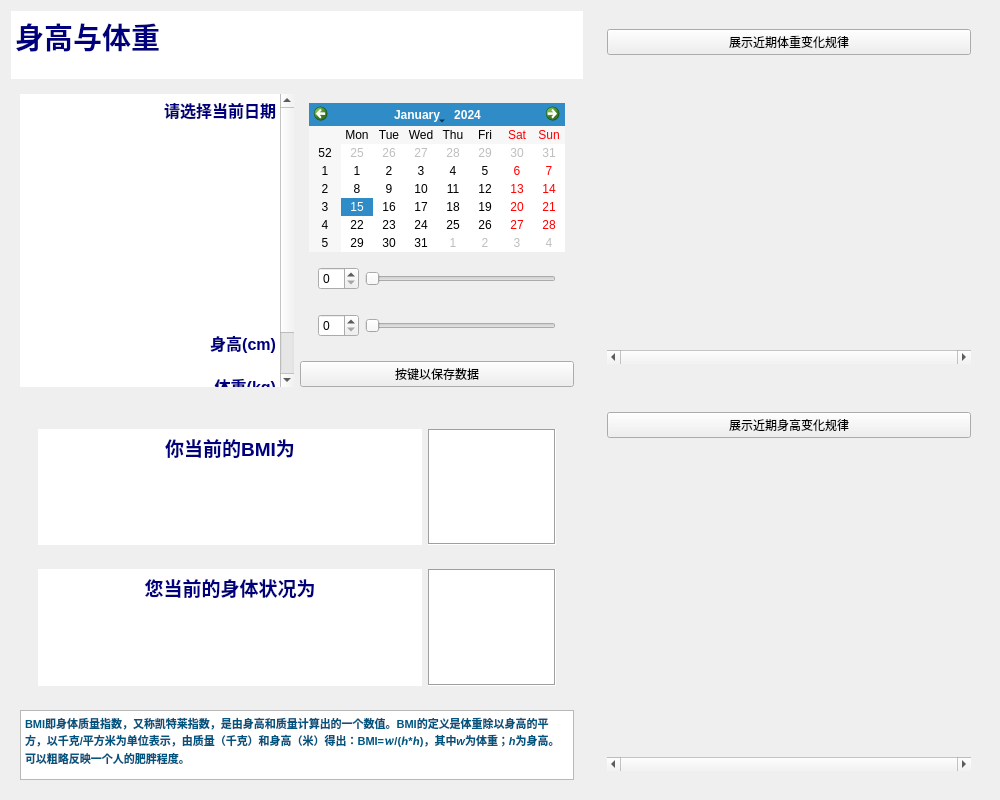
<?xml version="1.0" encoding="UTF-8"?>
<ui version="4.0">
 <class>InfoScene</class>
 <widget class="QWidget" name="InfoScene">
  <property name="geometry">
   <rect>
    <x>0</x>
    <y>0</y>
    <width>1000</width>
    <height>800</height>
   </rect>
  </property>
  <property name="windowTitle">
   <string>Form</string>
  </property>
  <layout class="QGridLayout" name="gridLayout_2">
   <item row="0" column="0">
    <widget class="QTextBrowser" name="textBrowser">
     <property name="frameShape">
      <enum>QFrame::NoFrame</enum>
     </property>
     <property name="frameShadow">
      <enum>QFrame::Sunken</enum>
     </property>
     <property name="html">
      <string>&lt;!DOCTYPE HTML PUBLIC &quot;-//W3C//DTD HTML 4.0//EN&quot; &quot;http://www.w3.org/TR/REC-html40/strict.dtd&quot;&gt;
&lt;html&gt;&lt;head&gt;&lt;meta name=&quot;qrichtext&quot; content=&quot;1&quot; /&gt;&lt;style type=&quot;text/css&quot;&gt;
p, li { white-space: pre-wrap; }
&lt;/style&gt;&lt;/head&gt;&lt;body style=&quot; font-family:'SimSun'; font-size:9pt; font-weight:400; font-style:normal;&quot;&gt;
&lt;p style=&quot; margin-top:12px; margin-bottom:12px; margin-left:0px; margin-right:0px; -qt-block-indent:0; text-indent:0px;&quot;&gt;&lt;span style=&quot; font-size:22pt; font-weight:600; color:#00007f;&quot;&gt;身高与体重&lt;/span&gt;&lt;/p&gt;&lt;/body&gt;&lt;/html&gt;</string>
     </property>
    </widget>
   </item>
   <item row="1" column="0">
    <widget class="QWidget" name="widget_5" native="true">
     <layout class="QGridLayout" name="gridLayout">
      <item row="1" column="0" rowspan="2">
       <widget class="QTextBrowser" name="textBrowser_2">
        <property name="frameShape">
         <enum>QFrame::NoFrame</enum>
        </property>
        <property name="html">
         <string>&lt;!DOCTYPE HTML PUBLIC &quot;-//W3C//DTD HTML 4.0//EN&quot; &quot;http://www.w3.org/TR/REC-html40/strict.dtd&quot;&gt;
&lt;html&gt;&lt;head&gt;&lt;meta name=&quot;qrichtext&quot; content=&quot;1&quot; /&gt;&lt;style type=&quot;text/css&quot;&gt;
p, li { white-space: pre-wrap; }
&lt;/style&gt;&lt;/head&gt;&lt;body style=&quot; font-family:'SimSun'; font-size:9pt; font-weight:400; font-style:normal;&quot;&gt;
&lt;p align=&quot;right&quot; style=&quot; margin-top:0px; margin-bottom:0px; margin-left:0px; margin-right:0px; -qt-block-indent:0; text-indent:0px;&quot;&gt;&lt;span style=&quot; font-size:12pt; font-weight:600; color:#00007f;&quot;&gt;请选择当前日期&lt;/span&gt;&lt;/p&gt;
&lt;p align=&quot;right&quot; style=&quot;-qt-paragraph-type:empty; margin-top:0px; margin-bottom:0px; margin-left:0px; margin-right:0px; -qt-block-indent:0; text-indent:0px; font-size:12pt; font-weight:600; color:#00007f;&quot;&gt;&lt;br /&gt;&lt;/p&gt;
&lt;p align=&quot;right&quot; style=&quot;-qt-paragraph-type:empty; margin-top:0px; margin-bottom:0px; margin-left:0px; margin-right:0px; -qt-block-indent:0; text-indent:0px; font-size:12pt; font-weight:600; color:#00007f;&quot;&gt;&lt;br /&gt;&lt;/p&gt;
&lt;p align=&quot;right&quot; style=&quot;-qt-paragraph-type:empty; margin-top:0px; margin-bottom:0px; margin-left:0px; margin-right:0px; -qt-block-indent:0; text-indent:0px; font-size:12pt; font-weight:600; color:#00007f;&quot;&gt;&lt;br /&gt;&lt;/p&gt;
&lt;p align=&quot;right&quot; style=&quot;-qt-paragraph-type:empty; margin-top:0px; margin-bottom:0px; margin-left:0px; margin-right:0px; -qt-block-indent:0; text-indent:0px; font-size:12pt; font-weight:600; color:#00007f;&quot;&gt;&lt;br /&gt;&lt;/p&gt;
&lt;p align=&quot;right&quot; style=&quot;-qt-paragraph-type:empty; margin-top:0px; margin-bottom:0px; margin-left:0px; margin-right:0px; -qt-block-indent:0; text-indent:0px; font-size:12pt; font-weight:600; color:#00007f;&quot;&gt;&lt;br /&gt;&lt;/p&gt;
&lt;p align=&quot;right&quot; style=&quot;-qt-paragraph-type:empty; margin-top:0px; margin-bottom:0px; margin-left:0px; margin-right:0px; -qt-block-indent:0; text-indent:0px; font-size:12pt; font-weight:600; color:#00007f;&quot;&gt;&lt;br /&gt;&lt;/p&gt;
&lt;p align=&quot;right&quot; style=&quot;-qt-paragraph-type:empty; margin-top:0px; margin-bottom:0px; margin-left:0px; margin-right:0px; -qt-block-indent:0; text-indent:0px; font-size:12pt; font-weight:600; color:#00007f;&quot;&gt;&lt;br /&gt;&lt;/p&gt;
&lt;p align=&quot;right&quot; style=&quot;-qt-paragraph-type:empty; margin-top:0px; margin-bottom:0px; margin-left:0px; margin-right:0px; -qt-block-indent:0; text-indent:0px; font-size:12pt; font-weight:600; color:#00007f;&quot;&gt;&lt;br /&gt;&lt;/p&gt;
&lt;p align=&quot;right&quot; style=&quot;-qt-paragraph-type:empty; margin-top:0px; margin-bottom:0px; margin-left:0px; margin-right:0px; -qt-block-indent:0; text-indent:0px; font-size:12pt; font-weight:600; color:#00007f;&quot;&gt;&lt;br /&gt;&lt;/p&gt;
&lt;p align=&quot;right&quot; style=&quot;-qt-paragraph-type:empty; margin-top:0px; margin-bottom:0px; margin-left:0px; margin-right:0px; -qt-block-indent:0; text-indent:0px; font-size:12pt; font-weight:600; color:#00007f;&quot;&gt;&lt;br /&gt;&lt;/p&gt;
&lt;p align=&quot;right&quot; style=&quot;-qt-paragraph-type:empty; margin-top:0px; margin-bottom:0px; margin-left:0px; margin-right:0px; -qt-block-indent:0; text-indent:0px; font-size:12pt; font-weight:600; color:#00007f;&quot;&gt;&lt;br /&gt;&lt;/p&gt;
&lt;p align=&quot;right&quot; style=&quot; margin-top:0px; margin-bottom:0px; margin-left:0px; margin-right:0px; -qt-block-indent:0; text-indent:0px;&quot;&gt;&lt;span style=&quot; font-size:12pt; font-weight:600; color:#00007f;&quot;&gt;身高(cm)&lt;/span&gt;&lt;/p&gt;
&lt;p align=&quot;right&quot; style=&quot;-qt-paragraph-type:empty; margin-top:0px; margin-bottom:0px; margin-left:0px; margin-right:0px; -qt-block-indent:0; text-indent:0px; font-size:12pt; font-weight:600; color:#00007f;&quot;&gt;&lt;br /&gt;&lt;/p&gt;
&lt;p align=&quot;right&quot; style=&quot; margin-top:0px; margin-bottom:0px; margin-left:0px; margin-right:0px; -qt-block-indent:0; text-indent:0px;&quot;&gt;&lt;span style=&quot; font-size:12pt; font-weight:600; color:#00007f;&quot;&gt;体重(kg)&lt;/span&gt;&lt;/p&gt;
&lt;p style=&quot;-qt-paragraph-type:empty; margin-top:0px; margin-bottom:0px; margin-left:0px; margin-right:0px; -qt-block-indent:0; text-indent:0px; font-size:12pt; font-weight:600; color:#00007f;&quot;&gt;&lt;br /&gt;&lt;/p&gt;
&lt;p style=&quot;-qt-paragraph-type:empty; margin-top:0px; margin-bottom:0px; margin-left:0px; margin-right:0px; -qt-block-indent:0; text-indent:0px; font-size:12pt; font-weight:600; color:#00007f;&quot;&gt;&lt;br /&gt;&lt;/p&gt;&lt;/body&gt;&lt;/html&gt;</string>
        </property>
       </widget>
      </item>
      <item row="1" column="1">
       <widget class="QWidget" name="widget_4" native="true">
        <layout class="QVBoxLayout" name="verticalLayout">
         <item>
          <widget class="QCalendarWidget" name="calendar"/>
         </item>
         <item>
          <widget class="QWidget" name="widget" native="true">
           <layout class="QHBoxLayout" name="horizontalLayout">
            <item>
             <widget class="QSpinBox" name="spinBox_height"/>
            </item>
            <item>
             <widget class="QSlider" name="horizontalSlider_height">
              <property name="font">
               <font>
                <family>Agency FB</family>
                <pointsize>12</pointsize>
               </font>
              </property>
              <property name="inputMethodHints">
               <set>Qt::ImhNone</set>
              </property>
              <property name="orientation">
               <enum>Qt::Horizontal</enum>
              </property>
              <property name="tickPosition">
               <enum>QSlider::NoTicks</enum>
              </property>
             </widget>
            </item>
           </layout>
          </widget>
         </item>
         <item>
          <widget class="QWidget" name="widget_3" native="true">
           <layout class="QHBoxLayout" name="horizontalLayout_2">
            <item>
             <widget class="QSpinBox" name="spinBox_weight"/>
            </item>
            <item>
             <widget class="QSlider" name="horizontalSlider_weight">
              <property name="font">
               <font>
                <family>Agency FB</family>
                <pointsize>12</pointsize>
               </font>
              </property>
              <property name="orientation">
               <enum>Qt::Horizontal</enum>
              </property>
             </widget>
            </item>
           </layout>
          </widget>
         </item>
        </layout>
       </widget>
      </item>
      <item row="2" column="1">
       <widget class="QPushButton" name="btn_save">
        <property name="text">
         <string>按键以保存数据</string>
        </property>
       </widget>
      </item>
     </layout>
    </widget>
   </item>
   <item row="2" column="0">
    <widget class="QWidget" name="widget_8" native="true">
     <layout class="QVBoxLayout" name="verticalLayout_3" stretch="5,1">
      <item>
       <widget class="QWidget" name="widget_7" native="true">
        <layout class="QVBoxLayout" name="verticalLayout_2">
         <item>
          <widget class="QWidget" name="widget_2" native="true">
           <property name="sizePolicy">
            <sizepolicy hsizetype="Expanding" vsizetype="Expanding">
             <horstretch>0</horstretch>
             <verstretch>0</verstretch>
            </sizepolicy>
           </property>
           <layout class="QHBoxLayout" name="horizontalLayout_3" stretch="3,1">
            <item>
             <widget class="QTextBrowser" name="textBrowser_info1">
              <property name="sizePolicy">
               <sizepolicy hsizetype="Expanding" vsizetype="Expanding">
                <horstretch>0</horstretch>
                <verstretch>0</verstretch>
               </sizepolicy>
              </property>
              <property name="frameShape">
               <enum>QFrame::NoFrame</enum>
              </property>
              <property name="html">
               <string>&lt;!DOCTYPE HTML PUBLIC &quot;-//W3C//DTD HTML 4.0//EN&quot; &quot;http://www.w3.org/TR/REC-html40/strict.dtd&quot;&gt;
&lt;html&gt;&lt;head&gt;&lt;meta name=&quot;qrichtext&quot; content=&quot;1&quot; /&gt;&lt;style type=&quot;text/css&quot;&gt;
p, li { white-space: pre-wrap; }
&lt;/style&gt;&lt;/head&gt;&lt;body style=&quot; font-family:'SimSun'; font-size:9pt; font-weight:400; font-style:normal;&quot;&gt;
&lt;p align=&quot;center&quot; style=&quot; margin-top:0px; margin-bottom:0px; margin-left:0px; margin-right:0px; -qt-block-indent:0; text-indent:0px;&quot;&gt;&lt;span style=&quot; font-size:14pt; font-weight:600; color:#00007f;&quot;&gt;你当前的BMI为&lt;/span&gt;&lt;/p&gt;&lt;/body&gt;&lt;/html&gt;</string>
              </property>
             </widget>
            </item>
            <item>
             <widget class="QTextBrowser" name="textBrowser_info2">
              <property name="sizePolicy">
               <sizepolicy hsizetype="Expanding" vsizetype="Expanding">
                <horstretch>0</horstretch>
                <verstretch>0</verstretch>
               </sizepolicy>
              </property>
              <property name="frameShape">
               <enum>QFrame::Box</enum>
              </property>
             </widget>
            </item>
           </layout>
          </widget>
         </item>
         <item>
          <widget class="QWidget" name="widget_6" native="true">
           <property name="sizePolicy">
            <sizepolicy hsizetype="Expanding" vsizetype="Expanding">
             <horstretch>0</horstretch>
             <verstretch>0</verstretch>
            </sizepolicy>
           </property>
           <layout class="QHBoxLayout" name="horizontalLayout_4" stretch="3,1">
            <item>
             <widget class="QTextBrowser" name="textBrowser_info3">
              <property name="sizePolicy">
               <sizepolicy hsizetype="Expanding" vsizetype="Expanding">
                <horstretch>0</horstretch>
                <verstretch>0</verstretch>
               </sizepolicy>
              </property>
              <property name="frameShape">
               <enum>QFrame::NoFrame</enum>
              </property>
              <property name="html">
               <string>&lt;!DOCTYPE HTML PUBLIC &quot;-//W3C//DTD HTML 4.0//EN&quot; &quot;http://www.w3.org/TR/REC-html40/strict.dtd&quot;&gt;
&lt;html&gt;&lt;head&gt;&lt;meta name=&quot;qrichtext&quot; content=&quot;1&quot; /&gt;&lt;style type=&quot;text/css&quot;&gt;
p, li { white-space: pre-wrap; }
&lt;/style&gt;&lt;/head&gt;&lt;body style=&quot; font-family:'SimSun'; font-size:9pt; font-weight:400; font-style:normal;&quot;&gt;
&lt;p align=&quot;center&quot; style=&quot; margin-top:0px; margin-bottom:0px; margin-left:0px; margin-right:0px; -qt-block-indent:0; text-indent:0px;&quot;&gt;&lt;span style=&quot; font-size:14pt; font-weight:600; color:#00007f;&quot;&gt;您当前的身体状况为&lt;/span&gt;&lt;/p&gt;&lt;/body&gt;&lt;/html&gt;</string>
              </property>
             </widget>
            </item>
            <item>
             <widget class="QTextBrowser" name="textBrowser_info4">
              <property name="sizePolicy">
               <sizepolicy hsizetype="Expanding" vsizetype="Expanding">
                <horstretch>0</horstretch>
                <verstretch>0</verstretch>
               </sizepolicy>
              </property>
              <property name="frameShape">
               <enum>QFrame::Box</enum>
              </property>
             </widget>
            </item>
           </layout>
          </widget>
         </item>
        </layout>
       </widget>
      </item>
      <item>
       <widget class="QTextBrowser" name="textBrowser_BMI">
        <property name="html">
         <string>&lt;!DOCTYPE HTML PUBLIC &quot;-//W3C//DTD HTML 4.0//EN&quot; &quot;http://www.w3.org/TR/REC-html40/strict.dtd&quot;&gt;
&lt;html&gt;&lt;head&gt;&lt;meta name=&quot;qrichtext&quot; content=&quot;1&quot; /&gt;&lt;style type=&quot;text/css&quot;&gt;
p, li { white-space: pre-wrap; }
&lt;/style&gt;&lt;/head&gt;&lt;body style=&quot; font-family:'SimSun'; font-size:9pt; font-weight:400; font-style:normal;&quot;&gt;
&lt;p style=&quot; margin-top:0px; margin-bottom:0px; margin-left:0px; margin-right:0px; -qt-block-indent:0; text-indent:0px;&quot;&gt;&lt;span style=&quot; font-size:8pt; font-weight:600; color:#00557f;&quot;&gt;BMI即身体质量指数，又称凯特莱指数，是由&lt;/span&gt;&lt;span style=&quot; font-family:'sans-serif'; font-size:8pt; font-weight:600; color:#00557f;&quot;&gt;身高和质量计算出的一个数值。BMI的定义是体重除以身高的平方，以千克/平方米为单位表示，由质量（千克）和身高（米）得出：BMI=𝑤/(ℎ*ℎ)，其中&lt;/span&gt;&lt;span style=&quot; font-family:'sans-serif'; font-size:8pt; font-weight:600; font-style:italic; color:#00557f;&quot;&gt;w&lt;/span&gt;&lt;span style=&quot; font-family:'sans-serif'; font-size:8pt; font-weight:600; color:#00557f;&quot;&gt;为体重；&lt;/span&gt;&lt;span style=&quot; font-family:'sans-serif'; font-size:8pt; font-weight:600; font-style:italic; color:#00557f;&quot;&gt;h&lt;/span&gt;&lt;span style=&quot; font-family:'sans-serif'; font-size:8pt; font-weight:600; color:#00557f;&quot;&gt;为身高。&lt;/span&gt;&lt;span style=&quot; font-size:8pt; font-weight:600; color:#00557f;&quot;&gt;可以粗略反映一个人的肥胖程度。&lt;/span&gt;&lt;/p&gt;&lt;/body&gt;&lt;/html&gt;</string>
        </property>
       </widget>
      </item>
     </layout>
    </widget>
   </item>
   <item row="0" column="1" rowspan="3">
    <widget class="QWidget" name="widget_12" native="true">
     <layout class="QVBoxLayout" name="verticalLayout_7">
      <item>
       <widget class="QWidget" name="widget_9" native="true">
        <layout class="QVBoxLayout" name="verticalLayout_4">
         <item>
          <widget class="QPushButton" name="btn_weight">
           <property name="text">
            <string>展示近期体重变化规律</string>
           </property>
           <property name="autoDefault">
            <bool>false</bool>
           </property>
           <property name="default">
            <bool>false</bool>
           </property>
           <property name="flat">
            <bool>false</bool>
           </property>
          </widget>
         </item>
         <item>
          <widget class="QScrollArea" name="scrollArea_weight">
           <property name="frameShape">
            <enum>QFrame::NoFrame</enum>
           </property>
           <property name="frameShadow">
            <enum>QFrame::Plain</enum>
           </property>
           <property name="lineWidth">
            <number>0</number>
           </property>
           <property name="verticalScrollBarPolicy">
            <enum>Qt::ScrollBarAsNeeded</enum>
           </property>
           <property name="horizontalScrollBarPolicy">
            <enum>Qt::ScrollBarAlwaysOn</enum>
           </property>
           <property name="widgetResizable">
            <bool>true</bool>
           </property>
           <widget class="QWidget" name="scrollAreaWidgetContents">
            <property name="geometry">
             <rect>
              <x>0</x>
              <y>0</y>
              <width>368</width>
              <height>297</height>
             </rect>
            </property>
           </widget>
          </widget>
         </item>
         <item>
          <widget class="QWidget" name="widget_10" native="true">
           <layout class="QVBoxLayout" name="verticalLayout_5"/>
          </widget>
         </item>
        </layout>
       </widget>
      </item>
      <item>
       <widget class="QWidget" name="widget_11" native="true">
        <layout class="QVBoxLayout" name="verticalLayout_6">
         <item>
          <widget class="QPushButton" name="btn_height">
           <property name="text">
            <string>展示近期身高变化规律</string>
           </property>
          </widget>
         </item>
         <item>
          <widget class="QScrollArea" name="scrollArea_height">
           <property name="frameShape">
            <enum>QFrame::NoFrame</enum>
           </property>
           <property name="frameShadow">
            <enum>QFrame::Plain</enum>
           </property>
           <property name="lineWidth">
            <number>0</number>
           </property>
           <property name="verticalScrollBarPolicy">
            <enum>Qt::ScrollBarAsNeeded</enum>
           </property>
           <property name="horizontalScrollBarPolicy">
            <enum>Qt::ScrollBarAlwaysOn</enum>
           </property>
           <property name="widgetResizable">
            <bool>true</bool>
           </property>
           <widget class="QWidget" name="scrollAreaWidgetContents_2">
            <property name="geometry">
             <rect>
              <x>0</x>
              <y>0</y>
              <width>368</width>
              <height>321</height>
             </rect>
            </property>
           </widget>
          </widget>
         </item>
        </layout>
       </widget>
      </item>
     </layout>
    </widget>
   </item>
  </layout>
 </widget>
 <resources/>
 <connections/>
</ui>
